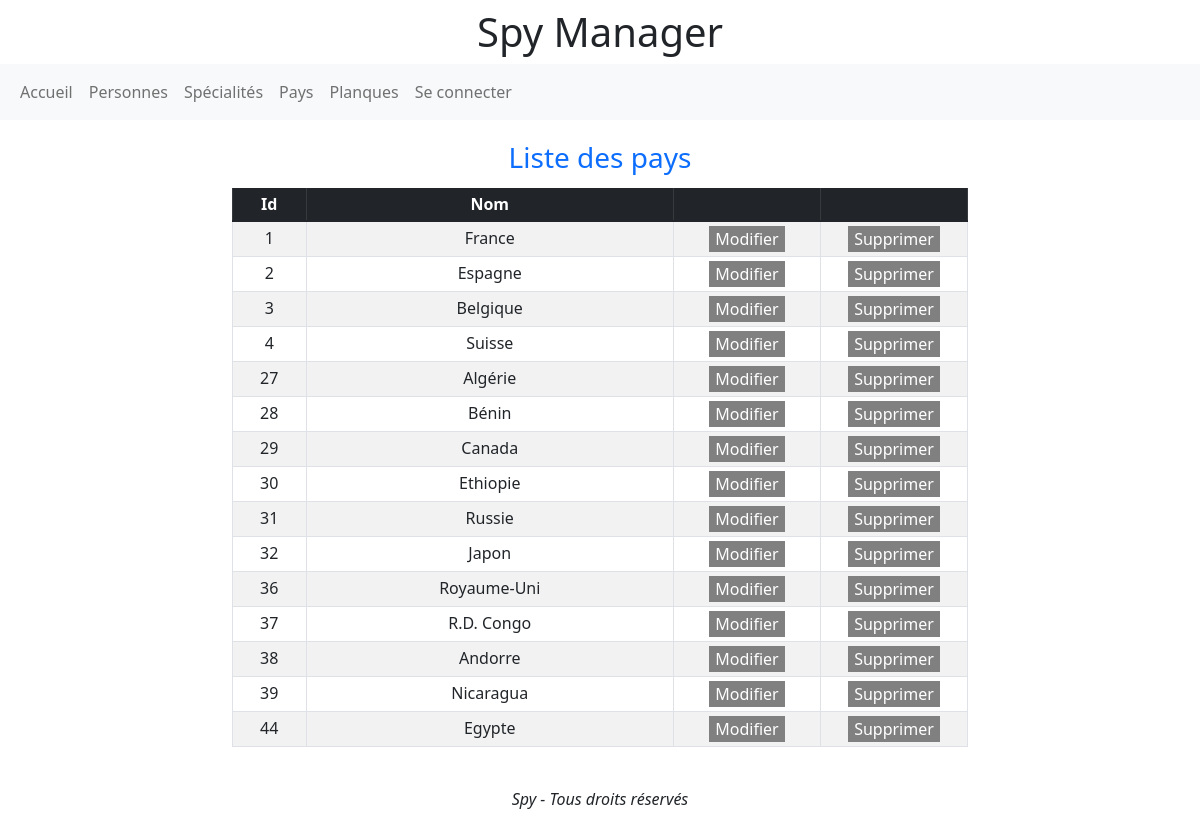
The app's page /index.php?page=payss with its own data.
### tables this page shows
CREATE TABLE `pays` (
  `id` int(11) NOT NULL,
  `nom` varchar(50) DEFAULT NULL
);

### controleurs/controleur.php (called while the page is built, shortened)
<?php
require_once('modeles/Modele.php');
class Controleur {
    public function listerPays()
    {
        $payss = new Payss($this->pdo);
        $payss = $payss->listerPays();
        require_once('vues/liste-pays.php');
    }
}

### modeles/modele.php (called while the page is built, shortened)
<?php
trait Modele
{
    public function __construct(PDO $pdo)
    {
        try {
            $this->pdo = $pdo;
        } catch (PDOException $e) {
            exit('Erreur : '.$e->getMessage());
        }
    }
}

### modeles/payss.php (called while the page is built, shortened)
<?php
class Payss
{
    public function listerPays()
    {
        if (!is_null($this->pdo)) {
            $stmt = $this->pdo->query('SELECT * FROM pays');
        }
        $payss = [];
        while ($pays = $stmt->fetchObject('Pays', [$this->pdo])) {
            $payss[] = $pays;
        }
        return $payss;
    }
}

### modeles/pays.php (called while the page is built, shortened)
<?php
class Pays
{
    private $id;
    private $nom;
    public function getId()
    {
        return $this->id;
    }
    public function getNom()
    {
        return $this->nom;
    }
}

### vues/liste-pays.php (the view, shortened to what this page needs)
<div class="container">
  <div class="row">
    <div class="col-0 col-lg-1 col-xl-2">
    </div>
    <div class="col-12 col-lg-10 col-xl-8">
    <div class="table-responsive">
        <table class="table table-striped table-bordered table-sm caption-top table-responsive-lg text-center">
            <caption class="text-center fs-3 text-primary">Liste des pays</caption>
            <thead class="table-dark">
                  <tr>
                      <th width="10%">Id</th>
                      <th width="50%">Nom</th>
                      <th width="20%"></th>
                      <th width="20%"></th>
                    </tr>
                </thead>
                <tbody>
                    <?php foreach ($payss as $pays): ?>
                        <tr id="tr<?= $pays->getId() ?>">
                            <td>
                                <?= $pays->getId() ?>
                            </td>
                            <td>
                                <?= $pays->getNom() ?>
                            </td>
                            <td>
                                <button type="button" id="updatePays<?= $pays->getId() ?>" class="updatePays btn-primary"
                                    onclick=displayUpdatePays(<?php echo $pays->getId().",'".str_replace(" ","&nbsp;",$pays->getNom())."'" ?>)
                                    >
                                    Modifier
                                </button>
                            </td>
                            <td>
                                <button type="submit" class="btn-primary" onclick=confirmeSuppressionPays(<?php echo $pays->getId().',"'.str_replace(" ","&nbsp;",$pays->getNom()).'"' ?>)>
                                    Supprimer
                                </button>
                            </td>
                        </tr>
                        <?php endforeach; ?>
              </tbody>
            </table>
    </div>
    </div>
    <div class="col-0 col-lg-1 col-xl-2">
        </div>
    </div>
</div>
<?php
require_once('layout.php');

### style.css (style rules this page uses)
.inactif { background-color: grey !important; border: 0; }

### records on screen
pays: id "1", nom "France"
pays: id "2", nom "Espagne"
pays: id "3", nom "Belgique"
pays: id "4", nom "Suisse"
pays: id "27", nom "Algérie"
pays: id "28", nom "Bénin"
pays: id "29", nom "Canada"
pays: id "30", nom "Ethiopie"
pays: id "31", nom "Russie"
pays: id "32", nom "Japon"
pays: id "36", nom "Royaume-Uni"
pays: id "37", nom "R.D. Congo"
pays: id "38", nom "Andorre"
pays: id "39", nom "Nicaragua"
pays: id "44", nom "Egypte"
